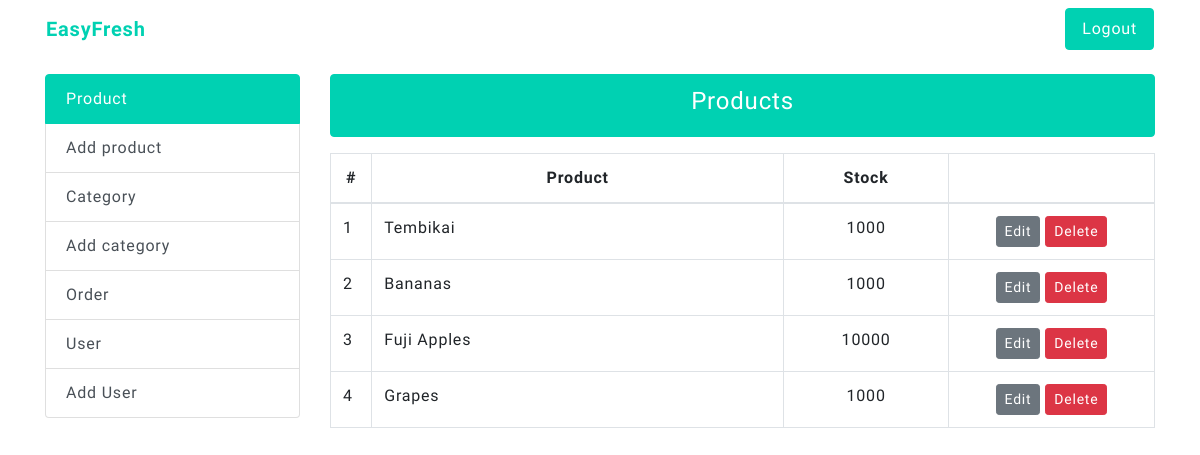
Page /admin/ (signed in) on the committed database.
### tables this page shows
CREATE TABLE `products` (
  `id` int(11) NOT NULL,
  `name` varchar(255) NOT NULL,
  `price` decimal(5,2) NOT NULL,
  `stock` int(11) NOT NULL,
  `measurement` varchar(50) NOT NULL,
  `summary` text NOT NULL,
  `description` text NOT NULL,
  `photo` varchar(255) NOT NULL,
  `category_id` int(11) NOT NULL
);

### admin/functions/products.php (called while the page is built)
<?php
require_once($_SERVER['DOCUMENT_ROOT'].'/database-connection.php');
if(isset($_GET['category'])) {
	$sql = "SELECT * FROM products WHERE category_id=$category_id";
} else {
	$sql = "SELECT * FROM products";
}
$products = $conn->query($sql);

### admin/index.php (the view, shortened to what this page needs)
<?php
require_once($_SERVER['DOCUMENT_ROOT'].'/admin/functions/products.php');
?>
<?php require_once($_SERVER['DOCUMENT_ROOT'].'/partials/header.php') ?>
<div class="container">
	<div class="row mb-3">
		<?php require_once($abs_path.'/admin/partials/navigation.php') ?>
	</div>
	<div class="row">
		<div class="col-sm-3">
			<?php require_once($abs_path.'/admin/partials/sidebar-menu.php') ?>
		</div>
		<div class="col-sm-9">
			<ul class="list-group mb-3">
				<li class="list-group-item active text-center">
					<h4>Products</h4>
				</li>
			</ul>
			<div class="row">
				<div class="col-12">
					<table class="table table-bordered">
						<thead>
							<tr>
								<th class="text-center" width="5%">#</th>
								<th class="text-center" width="50%">Product</th>
								<th class="text-center" width="20%">Stock</th>
								<th class="text-center" width="25%"></th>
							</tr>
						</thead>
						<tbody>
							<?php if ($products->num_rows > 0) : ?>
								<?php while($row = $products->fetch_assoc()) : ?>
								<tr>
									<td><?php echo $row["id"] ?></td>
									<td><?php echo $row["name"] ?></td>
									<td class="text-center"><?php echo $row["stock"] ?></td>
									<td class="text-center">
										<a class="btn btn-secondary btn-sm" href="/admin/products-create.php?id=<?php echo $row["id"] ?>">Edit</a>
										<a class="btn btn-danger btn-sm" href="/admin/functions/products-delete.php?id=<?php echo $row["id"] ?>">Delete</a>
									</td>
								</tr>
								<?php endwhile ?>
							<?php else : ?>
							<tr>
								<td colspan="4" class="text-center">No items found</td>
							</tr>
							<?php endif ?>
						</tbody>
					</table>
				</div>
			</div>
		</div>
	</div>
</div>
<?php require_once($abs_path.'/partials/footer.php') ?>

### css/main.css (style rules this page uses)
body { font-family: 'Muli'; letter-spacing: 0.05rem; }
.btn.btn-primary, .list-group-item.active { background: #00d1b2 !important; border-color: #00d1b2 !important; }
.no-deco, a { text-decoration: none !important; }
a { color: #00d1b2; transition-duration: 300ms; }

### rows in the picture
products: id "1", name "Tembikai", stock "1000"
products: id "2", name "Bananas", stock "1000"
products: id "3", name "Fuji Apples", stock "10000"
products: id "4", name "Grapes", stock "1000"
